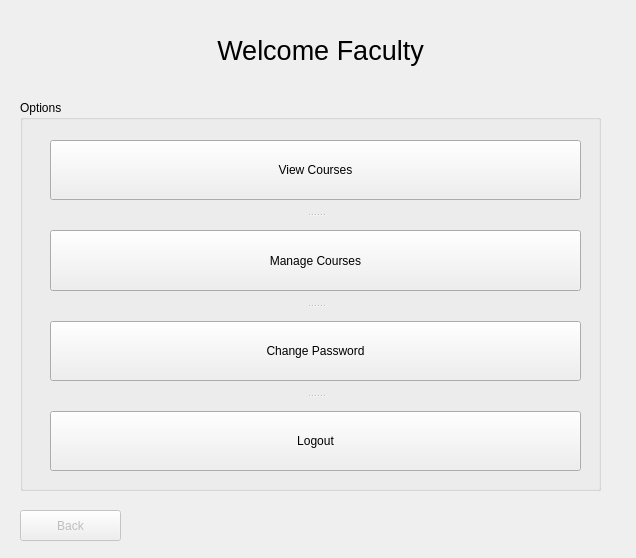
<?xml version="1.0" encoding="UTF-8"?>
<ui version="4.0">
 <class>facultyView</class>
 <widget class="QWidget" name="facultyView">
  <property name="geometry">
   <rect>
    <x>0</x>
    <y>0</y>
    <width>636</width>
    <height>558</height>
   </rect>
  </property>
  <property name="windowTitle">
   <string>Form</string>
  </property>
  <widget class="QLabel" name="welcomeLabel">
   <property name="geometry">
    <rect>
     <x>30</x>
     <y>20</y>
     <width>581</width>
     <height>61</height>
    </rect>
   </property>
   <property name="font">
    <font>
     <pointsize>20</pointsize>
    </font>
   </property>
   <property name="text">
    <string>Welcome Faculty</string>
   </property>
   <property name="alignment">
    <set>Qt::AlignCenter</set>
   </property>
  </widget>
  <widget class="QStackedWidget" name="stackedWidget">
   <property name="geometry">
    <rect>
     <x>10</x>
     <y>70</y>
     <width>591</width>
     <height>431</height>
    </rect>
   </property>
   <property name="currentIndex">
    <number>0</number>
   </property>
   <widget class="QWidget" name="page">
    <widget class="QGroupBox" name="optionsGroupBox">
     <property name="geometry">
      <rect>
       <x>10</x>
       <y>30</y>
       <width>581</width>
       <height>391</height>
      </rect>
     </property>
     <property name="title">
      <string>Options</string>
     </property>
     <widget class="QSplitter" name="splitter_2">
      <property name="geometry">
       <rect>
        <x>30</x>
        <y>40</y>
        <width>531</width>
        <height>331</height>
       </rect>
      </property>
      <property name="orientation">
       <enum>Qt::Vertical</enum>
      </property>
      <property name="handleWidth">
       <number>30</number>
      </property>
      <widget class="QPushButton" name="viewCoursesButton">
       <property name="text">
        <string>View Courses</string>
       </property>
      </widget>
      <widget class="QPushButton" name="manageCoursesButton">
       <property name="text">
        <string>Manage Courses</string>
       </property>
      </widget>
      <widget class="QPushButton" name="changePassButton">
       <property name="text">
        <string>Change Password</string>
       </property>
      </widget>
      <widget class="QPushButton" name="logoutButton_2">
       <property name="text">
        <string>Logout</string>
       </property>
      </widget>
     </widget>
    </widget>
    <widget class="QLabel" name="usernameLabel">
     <property name="geometry">
      <rect>
       <x>160</x>
       <y>10</y>
       <width>301</width>
       <height>20</height>
      </rect>
     </property>
     <property name="text">
      <string/>
     </property>
     <property name="alignment">
      <set>Qt::AlignCenter</set>
     </property>
    </widget>
   </widget>
   <widget class="QWidget" name="page_2">
    <widget class="QTableView" name="scheduleTableView">
     <property name="geometry">
      <rect>
       <x>10</x>
       <y>110</y>
       <width>581</width>
       <height>291</height>
      </rect>
     </property>
    </widget>
    <widget class="QLabel" name="scheduleLabel">
     <property name="geometry">
      <rect>
       <x>16</x>
       <y>49</y>
       <width>571</width>
       <height>41</height>
      </rect>
     </property>
     <property name="font">
      <font>
       <pointsize>12</pointsize>
      </font>
     </property>
     <property name="midLineWidth">
      <number>4</number>
     </property>
     <property name="text">
      <string>Current Student Semester Schedule</string>
     </property>
     <property name="alignment">
      <set>Qt::AlignCenter</set>
     </property>
    </widget>
    <widget class="Line" name="line">
     <property name="geometry">
      <rect>
       <x>0</x>
       <y>80</y>
       <width>591</width>
       <height>16</height>
      </rect>
     </property>
     <property name="orientation">
      <enum>Qt::Horizontal</enum>
     </property>
    </widget>
   </widget>
  </widget>
  <widget class="QPushButton" name="backButton">
   <property name="enabled">
    <bool>false</bool>
   </property>
   <property name="geometry">
    <rect>
     <x>20</x>
     <y>510</y>
     <width>101</width>
     <height>31</height>
    </rect>
   </property>
   <property name="text">
    <string>Back</string>
   </property>
  </widget>
 </widget>
 <resources/>
 <connections/>
</ui>
